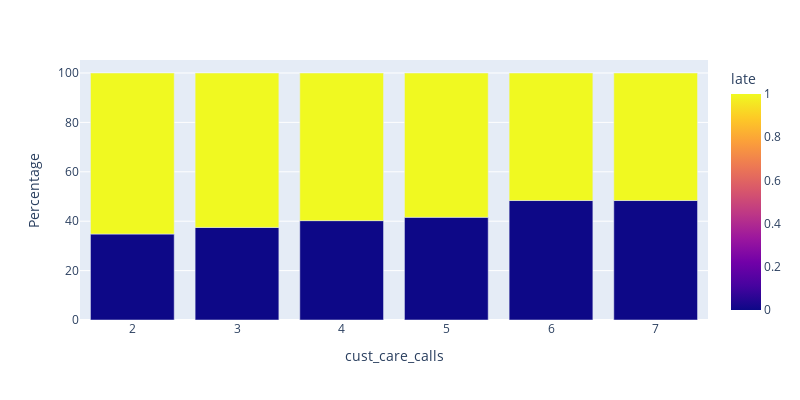

Notebook code for this chart:
### Code cell
df_calls = df.groupby(['cust_care_calls', 'late']).agg({'ID' : 'count' }).reset_index()
df_calls.columns = ['cust_care_calls', 'late', 'Count']
df_calls['Total'] = df_calls.groupby(['cust_care_calls'])['Count'].transform('sum')
df_calls['Percentage'] = round(df_calls['Count'] / df_calls['Total'] * 100, 2)
fig = px.bar(df_calls, x='cust_care_calls', y='Percentage', color = 'late', height=400, width=800, barmode='group')
fig.show()

### Figure 1 — Plotly figure (JSON) as saved in the notebook; plotly's stock layout.template omitted (floating-point values rounded to 4 significant figures)
{"data": [{"alignmentgroup": "True", "hovertemplate": "cust_care_calls=%{x}<br>Percentage=%{y}<br>late=%{marker.color}<extra></extra>", "legendgroup": "", "marker": {"color": [0, 1, 0, 1, 0, 1, 0, 1, 0, 1, 0, 1], "coloraxis": "coloraxis", "pattern": {"shape": ""}}, "name": "", "offsetgroup": "", "orientation": "v", "showlegend": false, "textposition": "auto", "type": "bar", "x": [2, 2, 3, 3, 4, 4, 5, 5, 6, 6, 7, 7], "xaxis": "x", "y": [34.8, 65.2, 37.49, 62.51, 40.23, 59.77, 41.58, 58.42, 48.37, 51.63, 48.37, 51.63], "yaxis": "y"}], "layout": {"barmode": "group", "coloraxis": {"colorbar": {"title": {"text": "late"}}, "colorscale": [[0, "#0d0887"], [0.1111, "#46039f"], [0.2222, "#7201a8"], [0.3333, "#9c179e"], [0.4444, "#bd3786"], [0.5556, "#d8576b"], [0.6667, "#ed7953"], [0.7778, "#fb9f3a"], [0.8889, "#fdca26"], [1, "#f0f921"]]}, "height": 400, "legend": {"tracegroupgap": 0}, "margin": {"t": 60}, "width": 800, "xaxis": {"anchor": "y", "domain": [0, 1], "title": {"text": "cust_care_calls"}}, "yaxis": {"anchor": "x", "domain": [0, 1], "title": {"text": "Percentage"}}}}
